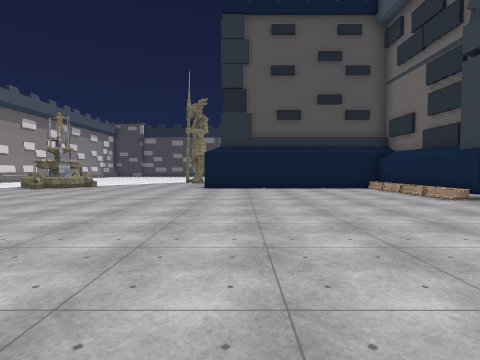
view 1 (above)

24 first-person views from a walk through a 3-D level made in the Unity game engine. The camera is 1.5 m above the floor, tilts 2° down and sees 80° across. The floor is counted in squares, 2 m on a side. Each view is taken from the middle of a square. On the plan, view 1 faces up. The plan holds only what a view shows up to about 10 squares ahead; the rest is blank. The place goes on beyond the plan. The player is left out. Some surface patterns are stand-ins.

view 2
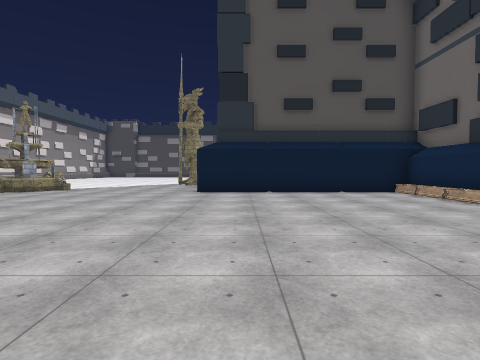

view 3
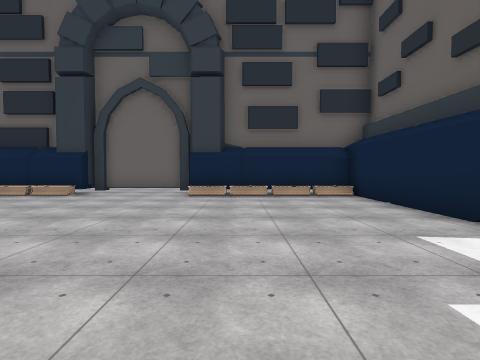

view 4
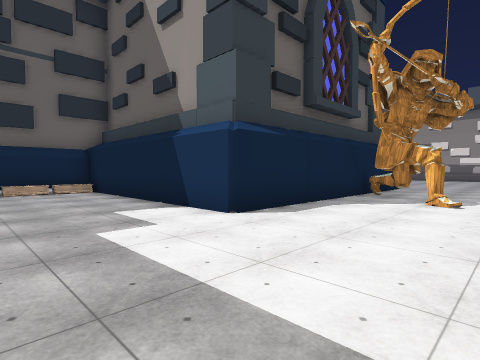

view 5
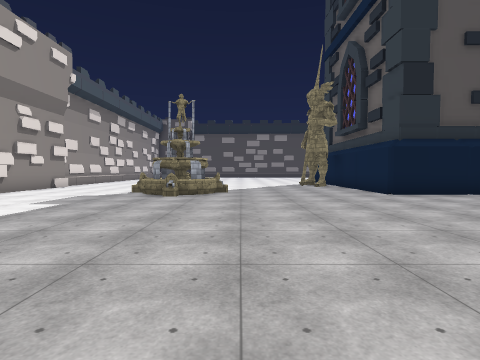

view 6
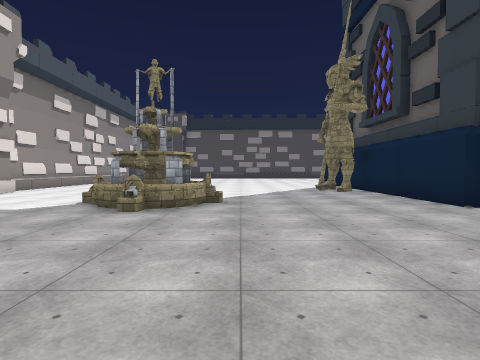

view 7
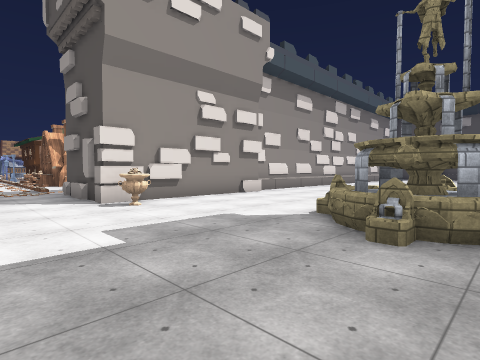

view 8
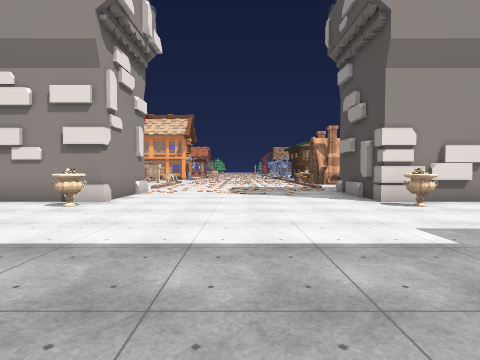

view 9
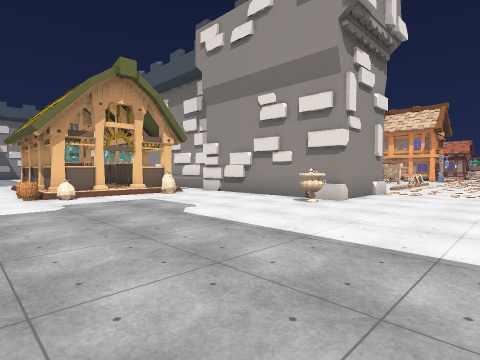

view 10
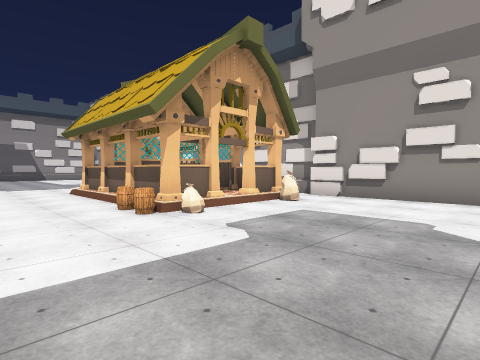

view 11
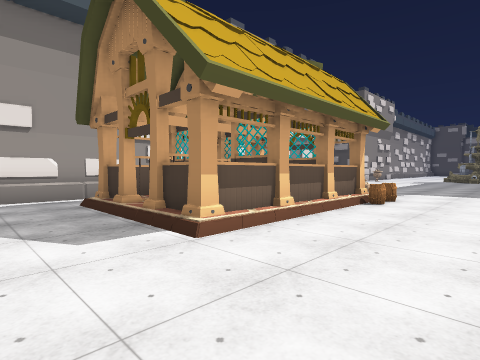

view 12
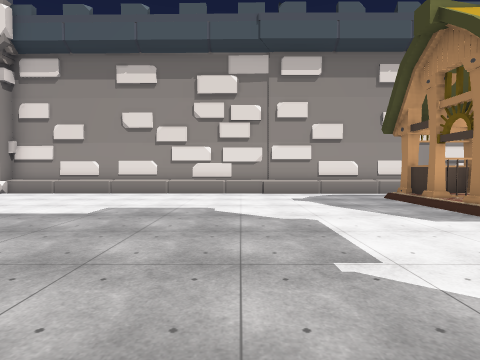

view 13
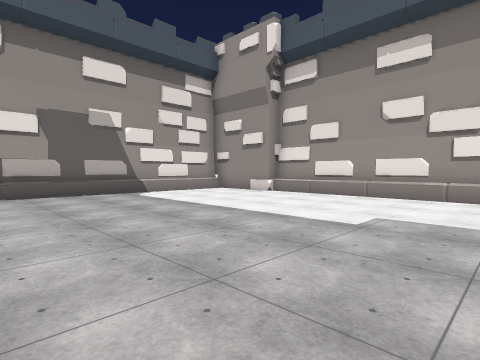

view 14
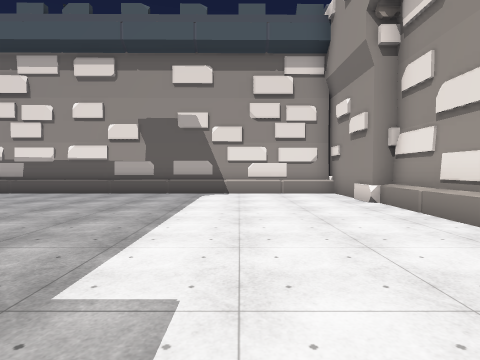

view 15
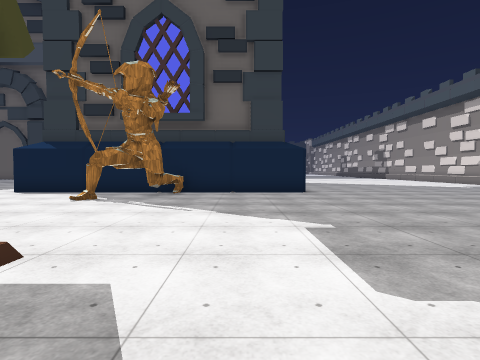

view 16
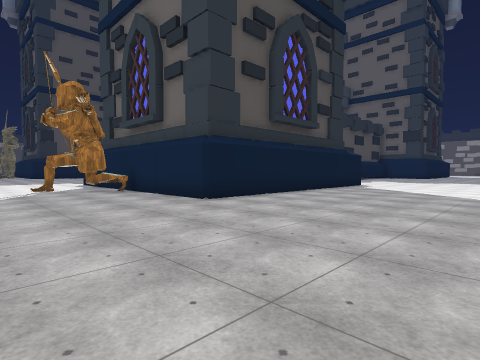

view 17
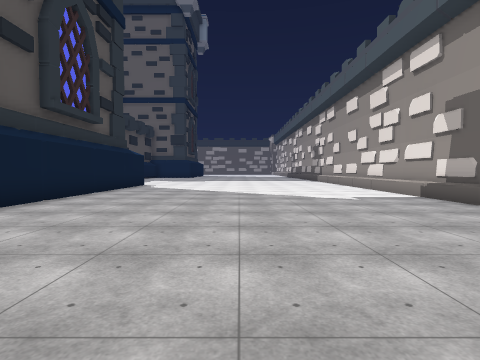

view 18
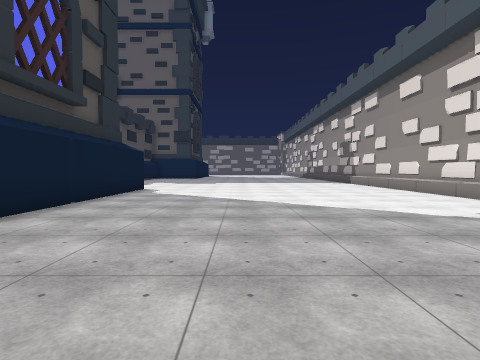

view 19
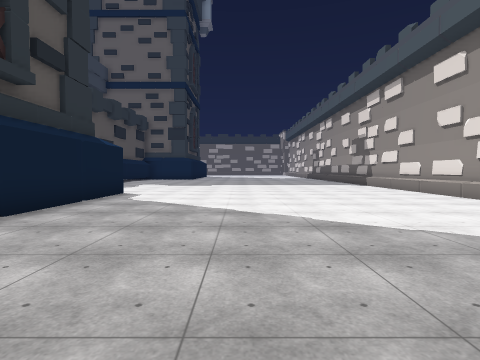

view 20
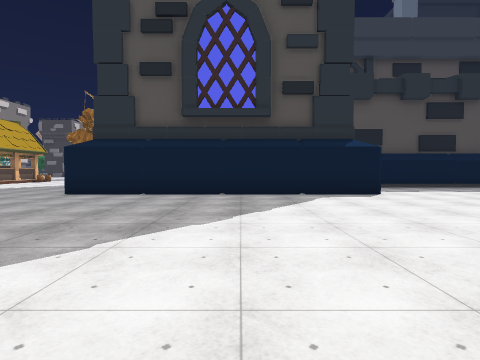

view 21
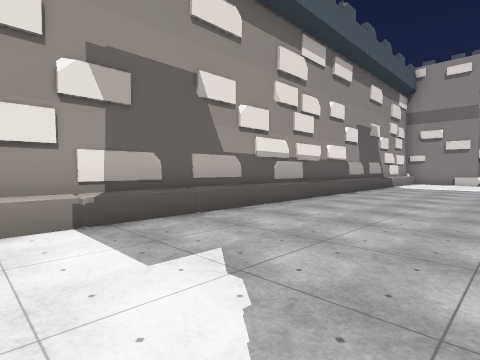

view 22
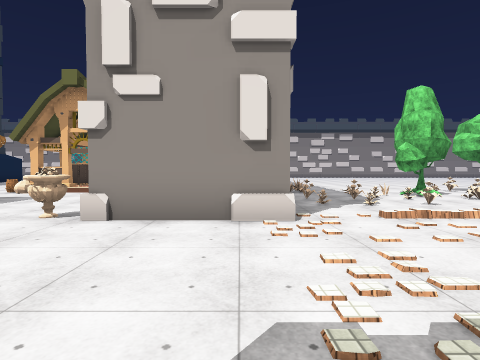

view 23
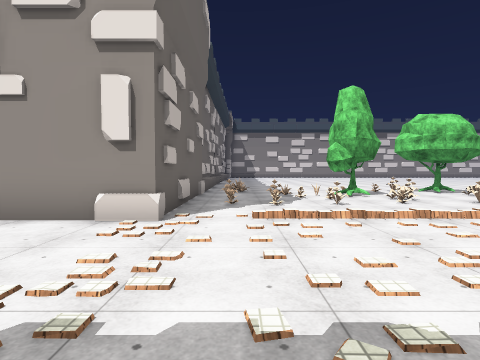

view 24
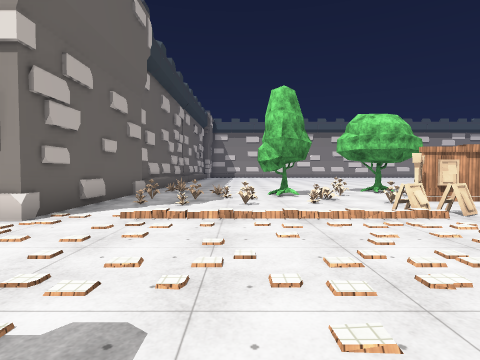

### Floor plan
Points are (right, up) in squares from view 1. A wall is a line through its corners. A room is listed if a view was taken in it or the views show most of it. See-through windows are left out.
Room 1 (views 1, 2, 3, 4, 5, 6, 7, 8, 9, 10, 22, 23, 24)
walls: (-12.2, -1.8) (-11.3, -1.9); (-12.5, -1.8) (-11, -1.8); (-12.1, -2) (-11.4, -1.8); (-10.2, -1.8) (-8.9, -1.8) (-8.9, -3.5); (-9.9, -1.8) (-8.8, -2) (-9, -3.2); (-9.8, -1.9) (-9.1, -1.8) (-8.8, -3.2); (-9.9, -2.5) (-9.9, -3.4); (-16.7, -1.6) (-16.7, 3.8) (-13.8, 3.8) (-13.8, -1.6); (-13.8, 15.8) (-13.8, 10.4) (-16.8, 10.4); (-2.6, -6.4) (-1.7, -7); (-1.5, -6.5) (-1.5, -1.4) (5.6, -1.4) (5.6, 3.5); (6.2, 3.5) (6.2, 4); (6.4, 3.9) (6.4, 6.4); (6.2, 6.2) (6.2, 6.8) (5.6, 6.8) (5.6, 11.7) (-1.5, 11.7) (-1.5, 16)
low walls: (-10.9, -1.6) (-9.2, -1.6); (-9.1, -1.6) (-8.6, -1.6) (-8.6, -2.2)
ways out: opening at (-13, -2) to room 2; opening at (-6, -4) to room 2
objects: tree (-24, -2); other object (-24, 2); other object (-24, 3); other object (-23, -3); other object (-23, -2); other object (-23, 0); other object (-23, 2); other object (-23, 3); other object (-22, 1); other object (-22, 2); tree (-21, 0); other object (-20, -1); other object (-20, 0); other object (-20, 1); other object (-20, 2); other object (-19, -1); other object (-19, 1); other object (-19, 2); other object (-18, -2); other object (-18, 1); other object (-18, 2); vase (-13, 3); vase (-13, 11); other object (-12, -1); other object (-9, -1); fountain (-9, 12) to (-7, 14); barrel (-8, -2); statue (-3, 16) to (-2, 17); other object (5, -1); other object (5, 1); other object (5, 2); other object (5, 3); other object (5, 7); other object (5, 9); other object (5, 10); other object (5, 11)
Room 2 (views 11, 12, 13, 14, 15, 16, 17, 18, 19, 20, 21)
walls: (-1.7, -7.2) (-2.9, -6.6); (-2.5, -6.8) (-2.9, -6.7); (-3.5, -5.4) (-4, -5.1); (-9.2, -6.8) (-9.8, -6.7); (-9.3, -6.7) (-10, -6.8); (4.1, -21.1) (9, -21.1); (-9, -5.8) (-8.8, -6.4); (-8.8, -5.5) (-9, -6.5); (-11.1, -6.8) (-12.5, -6.8); (-11.5, -6.7) (-12.2, -6.8); (-8.8, -4.4) (-8.9, -5.2); (-14.1, -11.5) (-14.2, -21.5) (3.5, -21.4); (8.4, -11.2) (-1.5, -11.2) (-1.5, -6.5); (-9.1, -3.8) (-8.8, -5); (-8.9, -3.5) (-8.9, -6.8) (-10.4, -6.8); (-14.1, -21.2) (4, -21.1); (-14.3, -5.7) (-14.5, -18.6) (-14, -18.6); (-14.3, -2) (-14.3, -2.9)
low walls: (-8.5, -7.1) (-12.5, -7.1); (-14, -18.6) (-14, -19.4); (-14, -5.9) (-14.1, -11.4); (-13.9, -1.8) (-13.9, -2.4)
ways out: opening at (-13, -2) to room 1; opening at (-6, -4) to room 1

Where each view was taken, in squares from view 1:
view 1: 0 up, 0 right, facing up
view 2: 2 up, 0 right, facing up
view 3: 2 up, 3 left, facing right
view 4: 2 up, 5 left, facing down-right
view 5: 3 up, 6 left, facing up
view 6: 6 up, 6 left, facing up
view 7: 8 up, 7 left, facing up-left
view 8: 7 up, 7 left, facing left
view 9: 7 up, 7 left, facing down-left
view 10: 3 up, 6 left, facing down-left
view 11: 9 down, 6 left, facing up-left
view 12: 11 down, 5 left, facing left
view 13: 12 down, 6 left, facing down-left
view 14: 12 down, 11 left, facing down
view 15: 9 down, 11 left, facing right
view 16: 17 down, 6 left, facing up-right
view 17: 16 down, 6 left, facing right
view 18: 15 down, 3 left, facing right
view 19: 15 down, 1 left, facing right
view 20: 20 down, 4 right, facing up
view 21: 17 down, 3 right, facing down-left
view 22: 8 up, 16 left, facing down
view 23: 8 up, 18 left, facing down
view 24: 8 up, 20 left, facing down
